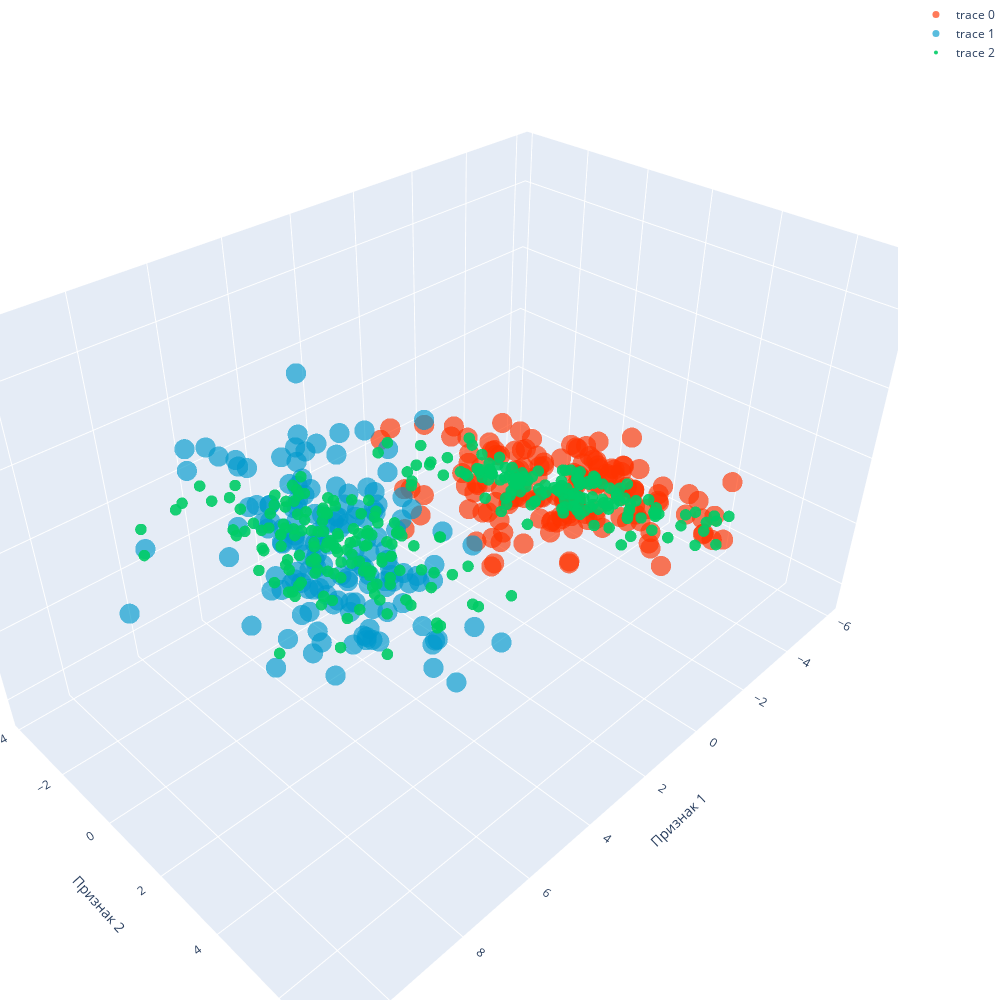

Notebook code for this chart:
### Markdown cell above
Нарисуем интерактивный график для удобной визуализации.

### Code cell
fig = go.Figure()
fig.update_layout(
        autosize=False,
        width=1000,
        height=1000,
)

fig.add_trace(go.Scatter3d(
    x=X[c==0, 0], y=X[c==0, 1], z=X[c==0, 2], mode='markers',
    marker={'size': 7, 'opacity': 0.65, 'color': red}
))

fig.add_trace(go.Scatter3d(
    x=X[c==1, 0], y=X[c==1, 1], z=X[c==1, 2], mode='markers',
    marker={'size': 7, 'opacity': 0.65, 'color': blue}
))

fig.add_trace(go.Scatter3d(
    x=X_hat[:, 0], y=X_hat[:, 1], z=X_hat[:, 2], mode='markers',
    marker={'size': 4, 'opacity': 0.9, 'color': green}
))

fig.update_layout(
        margin={'l': 0, 'r': 0, 'b': 0, 't': 0},
        scene = dict(
            xaxis_title='Признак 1',
            yaxis_title='Признак 2',
            zaxis_title='Признак 3',
        )
    )

# Отображение.
plotly.offline.iplot(fig)

### Figure 1 — Plotly figure (JSON) as saved in the notebook; plotly's stock layout.template omitted (floating-point values rounded to 4 significant figures; data arrays with more than 128 entries replaced by an {"elided": "..."} marker saying what was removed)
{"data": [{"marker": {"color": "#FF3300", "opacity": 0.65, "size": 7}, "mode": "markers", "type": "scatter3d", "x": {"elided": "150 float values"}, "y": {"elided": "150 float values"}, "z": {"elided": "150 float values"}}, {"marker": {"color": "#0099CC", "opacity": 0.65, "size": 7}, "mode": "markers", "type": "scatter3d", "x": {"elided": "150 float values"}, "y": {"elided": "150 float values"}, "z": {"elided": "150 float values"}}, {"marker": {"color": "#00CC66", "opacity": 0.9, "size": 4}, "mode": "markers", "type": "scatter3d", "x": {"elided": "300 float values"}, "y": {"elided": "300 float values"}, "z": {"elided": "300 float values"}}], "layout": {"autosize": false, "height": 1000, "margin": {"b": 0, "l": 0, "r": 0, "t": 0}, "scene": {"xaxis": {"title": {"text": "Признак 1"}}, "yaxis": {"title": {"text": "Признак 2"}}, "zaxis": {"title": {"text": "Признак 3"}}}, "width": 1000}}
